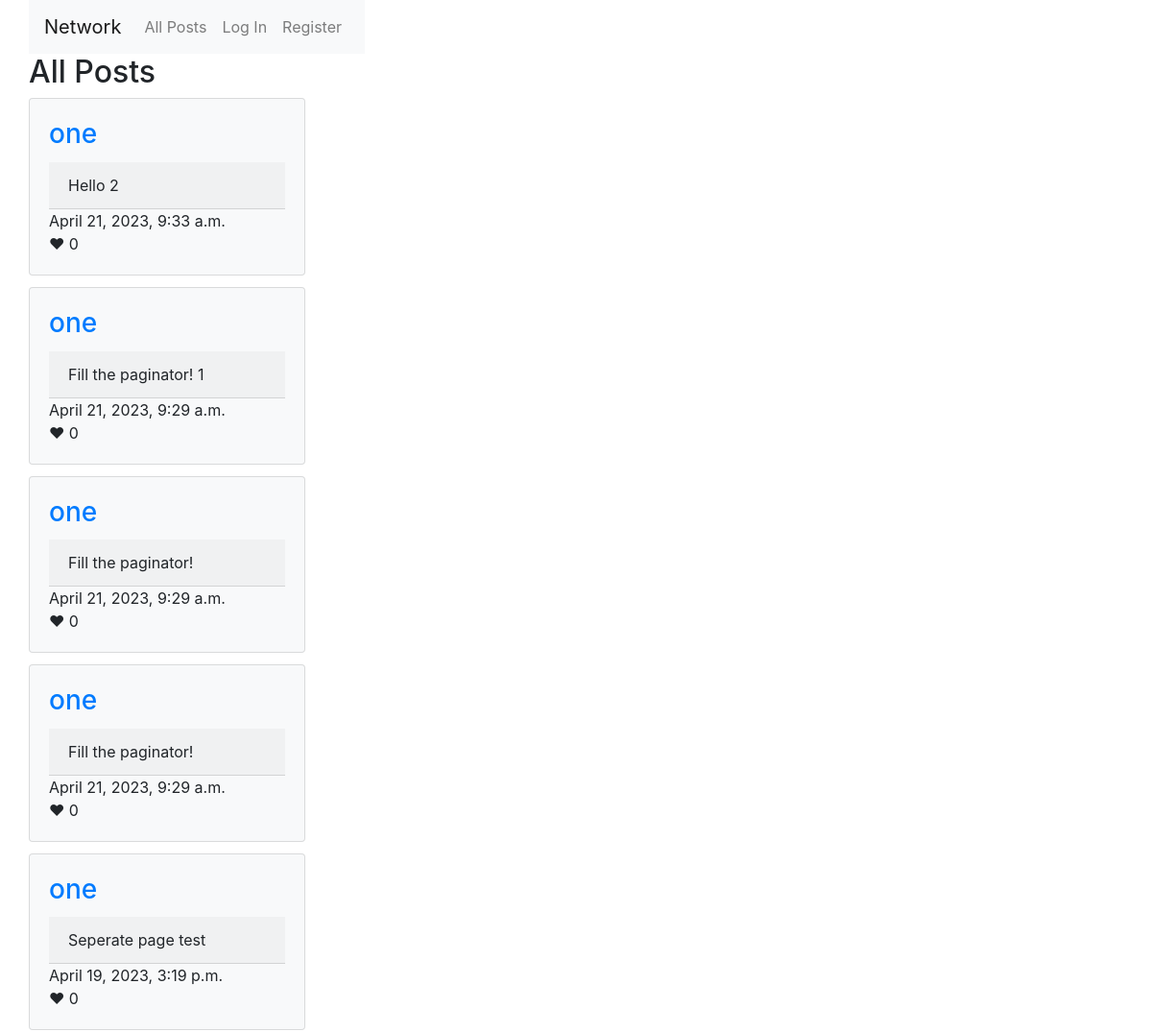
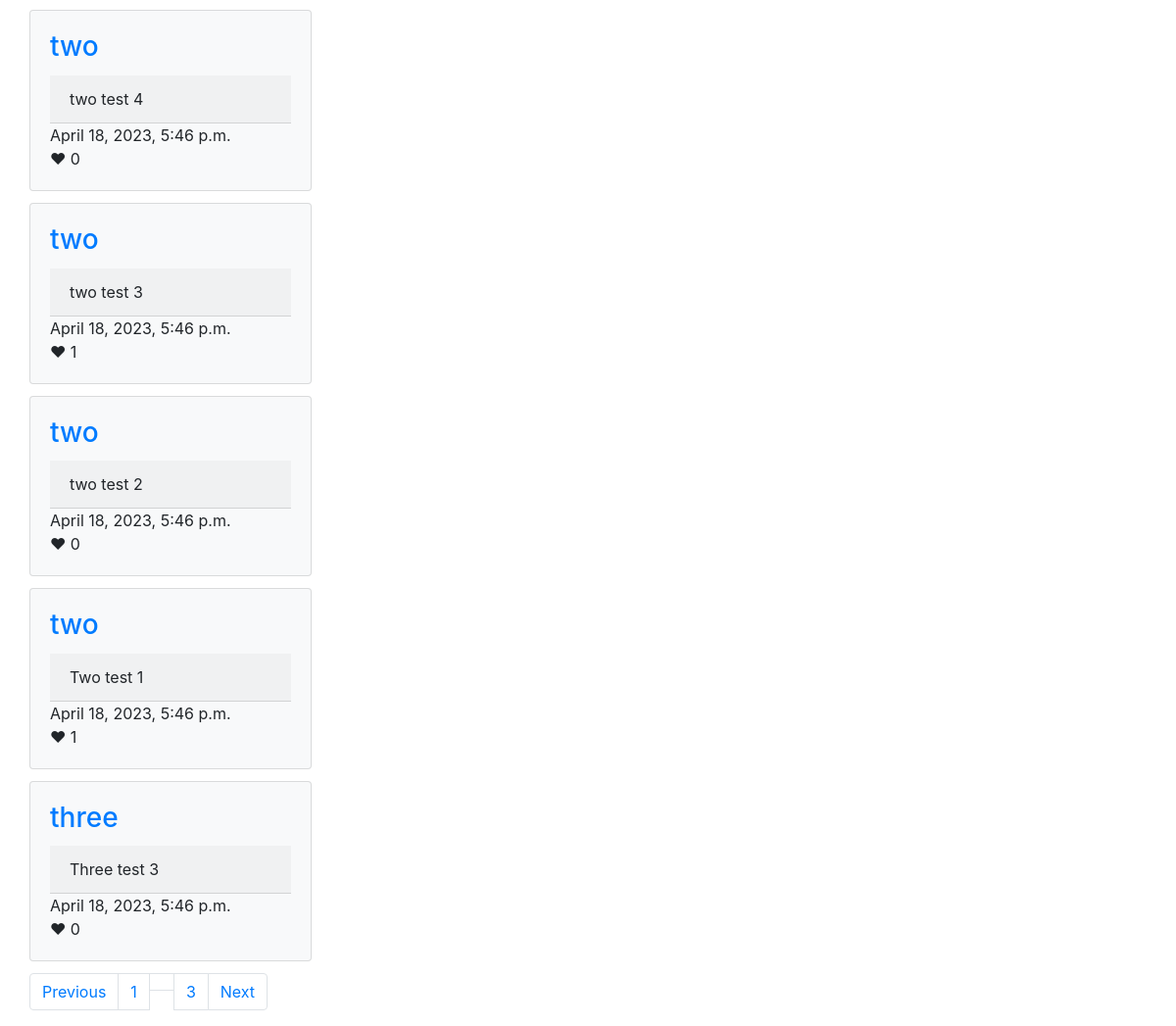
Screenshot of /?page=2 with the database file from the repository (2 pictures, top to bottom).
### network/models.py (models this page shows, shortened)
class Posts(models.Model):
    user = models.ForeignKey(User, on_delete=models.CASCADE)
    content = models.CharField(max_length=280)
    datetime = models.DateTimeField(auto_now_add=True)
    likes = models.ManyToManyField(User, symmetrical=False, blank=True, related_name="likes")
    def LikeCount(self):
        return self.likes.count()
    class Meta:
        ordering = ['-datetime']

class User(AbstractUser):
    followers = models.ManyToManyField('self', symmetrical=False, blank=True)
    def __str__(self):
        return f"{self.username}"

### network/views.py (the view)
# urls.py: path("", views.index, name="index"),
def index(request):
    all_posts = Posts.objects.all()
    paginator_all = Paginator(all_posts, 10)
    page_number = 1
    if request.GET.get("page") != None:
        page_number = request.GET.get("page")
    return render(request, "network/index.html", {
        "all_posts": paginator_all.page(page_number),
        })

### network/templates/network/index.html (shortened to what this page needs)
{% extends "network/layout.html" %}
{% block body %}
<div class="container">
    <div class="row align-items-center">
        <h2>All Posts</h2>
    </div>
</div>
<div class="container">
    <div class="row align-items-center">
    {% for post in all_posts%}
        <div class="card-columns">
            <div class="card bg-light" style="width: 18rem;">
                <div class="card-body">
                    <h3 class="card-title"><a href="{% url 'user' post.user.username %}">{{post.user}}</a></h3>
                    <div class="card-header"  id="content{{post.pk}}">{{post.content}}</div>
                    <div>{{post.datetime}}</div>
                    {% if not post.user == user %}
                        <div onclick=likePost(this.id) id="like{{post.pk}}">
                            ❤
                            {% if post.LikeCount > 0 %}
                            {{post.LikeCount}}
                            {% else %}
                                0
                            {% endif %}
                        </div>
                    {% endif %}
                </div>
            </div>
        </div>
    {% endfor %}
</div>
</div>
<div class="container">
    <div class="row align-items-center">
    <div>
        <nav aria-label="Page navigation">
            <ul class="pagination">
                {% if all_posts.has_previous %}
                    <li class="page-item"><a class="page-link" href="?page={{all_posts.previous_page_number}}">Previous</a></li>
                    <li class="page-item"><a class="page-link" href="?page={{all_posts.previous_page_number}}">{{ all_posts.previous_page_number}}</a></li>
                {% endif %}
                <li><a class="page-link" href="">{{all_posts.page_number}}</a></li>
                {% if all_posts.has_next %}
                    <li class="page-item"><a class="page-link" href="?page={{all_posts.next_page_number}}">{{all_posts.next_page_number}}</a></li>
                    <li class="page-item"><a class="page-link" href="?page={{all_posts.next_page_number}}">Next</a></li>
                {% endif %}
            </ul>
        </nav>
    </div>
</div>
</div>
{% endblock %}

### rows the page displays
Posts: user "one", content "Hello 2", datetime "April 21, 2023, 9:33 a.m."
Posts: user "one", content "Fill the paginator! 1", datetime "April 21, 2023, 9:29 a.m."
Posts: user "one", content "Fill the paginator!", datetime "April 21, 2023, 9:29 a.m."
Posts: user "one", content "Fill the paginator!", datetime "April 21, 2023, 9:29 a.m."
Posts: user "one", content "Seperate page test", datetime "April 19, 2023, 3:19 p.m."
Posts: user "two", content "two test 4", datetime "April 18, 2023, 5:46 p.m."
Posts: user "two", content "two test 3", datetime "April 18, 2023, 5:46 p.m.", LikeCount "1"
Posts: user "two", content "two test 2", datetime "April 18, 2023, 5:46 p.m."
Posts: user "two", content "Two test 1", datetime "April 18, 2023, 5:46 p.m.", LikeCount "1"
Posts: user "three", content "Three test 3", datetime "April 18, 2023, 5:46 p.m."

### other values shown
{{ all_posts.previous_page_number }} "1"
{{ all_posts.next_page_number }} "3"
